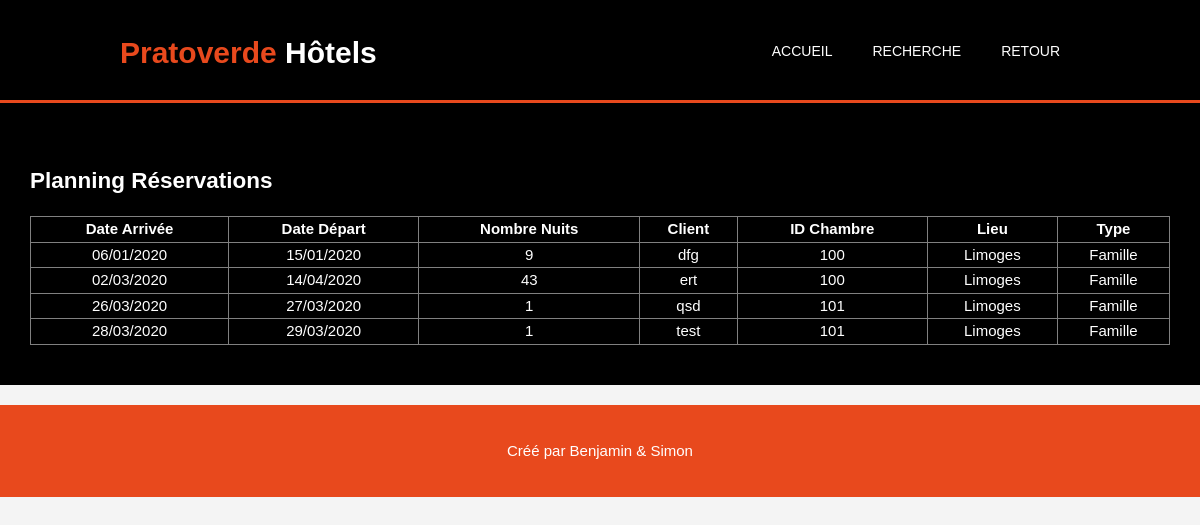
The app's page /planning.php with its own data.
### tables this page shows
CREATE TABLE IF NOT EXISTS `rooms` (
  `Serial_Number` int(2) NOT NULL AUTO_INCREMENT,
  `id` int(3) NOT NULL,
  `location` varchar(20) NOT NULL,
  `type` varchar(10) NOT NULL,
  `price` int(5) NOT NULL,
  PRIMARY KEY (`Serial_Number`)
);

CREATE TABLE IF NOT EXISTS `customer` (
  `name` varchar(20) NOT NULL,
  `address` varchar(50) NOT NULL,
  `email` varchar(30) NOT NULL,
  `password` varchar(20) NOT NULL,
  `creditcard` varchar(20) NOT NULL,
  `reservedroomsl` int(3) NOT NULL,
  `price` int(5) NOT NULL,
  `datein` date NOT NULL,
  `dateout` date NOT NULL,
  PRIMARY KEY (`email`)
);

### planning.php (the view, shortened to what this page needs)
<?php
	$conn = OpenCon();
?>
<!DOCTYPE html>
<html>
<head>
    <link rel="stylesheet" href="./css/style.css">
</head>
<body>
    <header>
        <div class="container">
            <div id="branding">
                <h1><span class="highlight">Pratoverde</span> Hôtels</h1>
            </div>
            <nav>
                <ul>
                    <li><a href="index.php">Accueil</a></li>
                    <li><a href="search.php">Recherche</a></li>
                    <li><a href="vrooms.php">Retour</a></li>
                </ul>
            </nav>
        </div>
    </header>
    <section id="newsletter">
        <div class="dark">
            <div class="form">
                <h2>Planning Réservations</h2>
                <table width="100%" border="1" style="border-collapse:collapse;">
                    <thead>
                        <tr>
                            <th><strong>Date Arrivée</strong></th>
                            <th><strong>Date Départ</strong></th>
                            <th><strong>Nombre Nuits</strong></th>
                            <th><strong>Client</strong></th>
                            <th><strong>ID Chambre</strong></th>
                            <th><strong>Lieu</strong></th>
                            <th><strong>Type</strong></th>
                        </tr>
                    </thead>
            </div>
        </div>
        <?php
$count=1;
$sel_query="SELECT *,  DATEDIFF(dateout,  datein) AS date_diff FROM rooms, customer WHERE customer.reservedroomsl=rooms.id ORDER BY Datein;";
$result = mysqli_query($conn,$sel_query);
while($row = mysqli_fetch_assoc($result)) {
$row["dateout"] = date_create($row["dateout"]);
$row["datein"] = date_create($row["datein"]);
?>
        <tr>
            <td align="center"><?php echo date_format($row["datein"], 'd/m/Y'); ?></td>
            <td align="center"><?php echo date_format($row["dateout"], 'd/m/Y'); ?></td>
            <td align="center"><?php echo $row["date_diff"];?></td>
            <td align="center"><?php echo $row["name"]; ?></td>
            <td align="center"><?php echo $row["id"]; ?></td>
            <td align="center"><?php echo $row["location"]; ?></td>
            <td align="center"><?php echo $row["type"]; ?></td>
            <?php $count++; } ?>
    </section>
    <footer>
        <p>Créé par Benjamin & Simon</p>
    </footer>
</body>
</html>

### css/style.css (style rules this page uses)
body { font: 15px/1.5 Arial, Helvetica,sans-serif; padding:0; margin:0; background-color:#f4f4f4; }
.container { width:80%; margin:auto; overflow:hidden; }
ul { margin:0; padding:0; }
.dark { padding:15px; background:#000000; color:#ffffff; margin-top:10px; margin-bottom:10px; }
header { background:#000000; color:#ffffff; padding-top:30px; min-height:70px; border-bottom:#e8491d 3px solid; }
header a { color:#ffffff; text-decoration:none; text-transform: uppercase; font-size:16px; }
header li { float:left; display:inline; padding: 0 20px 0 20px; }
header #branding { float:left; }
header #branding h1 { margin:0; }
header nav { float:right; margin-top:10px; }
header .highlight, header .current a { color:#e8491d; font-weight:bold; }
body a { color:#ffffff; text-decoration:none; font-size:14px; }
#newsletter { padding:15px; color:#ffffff; background:#000000; }
footer { padding:20px; margin-top:20px; color:#ffffff; background-color:#e8491d; text-align: center; }

### records on screen
rooms: datein "06/01/2020", dateout "15/01/2020", date_diff "9", customer.name "dfg", id "100", location "Limoges", type "Famille", datein "02/03/2020", dateout "14/04/2020", date_diff "43", customer.name "ert"
rooms: datein "26/03/2020", dateout "27/03/2020", date_diff "1", customer.name "qsd", id "101", location "Limoges", type "Famille", datein "28/03/2020", dateout "29/03/2020", customer.name "test"
